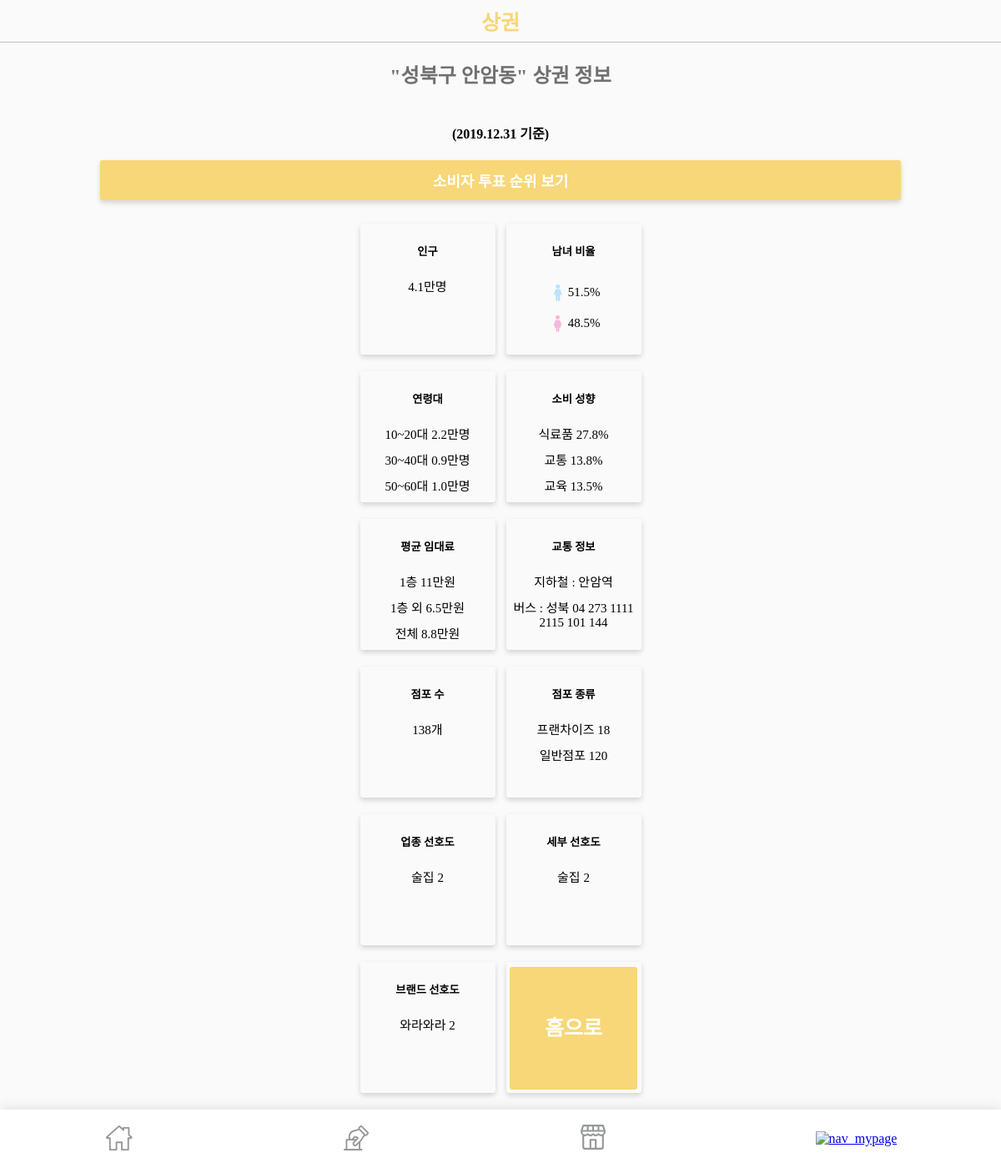
Before: /Shop_info_Anam with the older database file.
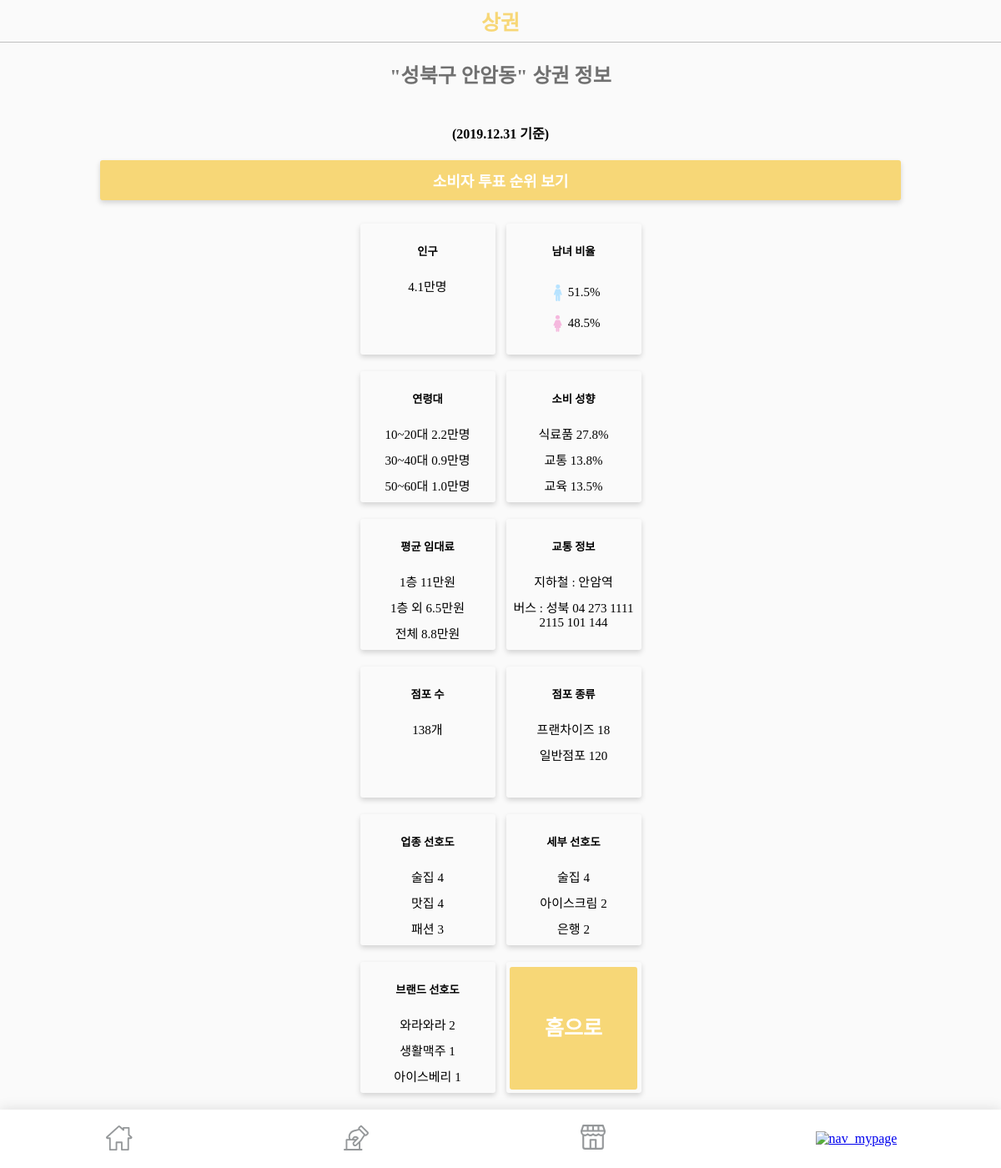
After: the same page with the newer database file.
### app/models.py (models this page shows)
class ConventionBigVote(models.Model):
    category = models.TextField()
    vote_count = models.IntegerField()

class ConventionSmallVote(models.Model):
    category = models.TextField()
    vote_count = models.IntegerField()

class ConventionTitleVote(models.Model):
    category = models.TextField()
    vote_count = models.IntegerField()

### app/views.py (the view)
# urls.py: path('Shop_info_Anam', views.Shop_info_Anam, name = "Shop_info_Anam"),
def Shop_info_Anam(request):
    vote = Vote.objects.all()[0]
    Big_Vote_Results = ConventionBigVote.objects.all().order_by('-vote_count')[0:3]
    Small_Vote_Results = ConventionSmallVote.objects.all().order_by('-vote_count')[0:3]
    Title_Vote_Results = ConventionTitleVote.objects.all().order_by('-vote_count')[0:3]
    return render(request, "Shop_info_Anam.html", {"Big_Vote_Results":Big_Vote_Results, "Small_Vote_Results":Small_Vote_Results, "Title_Vote_Results":Title_Vote_Results, "Region":vote.location_dong})

### app/templates/Shop_info_Anam.html (shortened to what this page needs)
{% extends 'base.html' %}
{% block css %}
  {% load static %}
  <link rel="stylesheet" type="text/css" href="{% static 'shop_info_anam.css' %}">
{% endblock css %}
{% block header %}
<h1>상권</h1>
{% endblock header %}
{% block content %}
<div class="anam">
  <h2>"성북구 안암동" 상권 정보</h2>
  <h4>(2019.12.31 기준)</h4>
  <div class="move_vote">
    <p>소비자 투표 순위 보기</p>
  </div>
</div>
<br>
<div class="anam_info">
  <div class="box">
    <h5>인구</h5>
    <div class="myeong">
      <p>4.1만명</p>
    </div>
  </div>
  <div class="box">
    <h5>남녀 비율</h5>
    <div class="gender_graph">
      <div class="gender">
        <img src="{% static 'shop_info_male.svg' %}" alt="shop_info_male"><p>51.5%</p>
      </div>
      <div class="gender">
        <img src="{% static 'shop_info_female.svg' %}" alt="shop_info_female"><p>48.5%</p>
      </div>
    </div>
  </div>
  <div class="box">
    <h5>연령대</h5>
    <div class="age_graph">
      <p>10~20대 2.2만명</p>
      <p>30~40대 0.9만명</p>
      <p>50~60대 1.0만명</p>
    </div>
  </div>
  <div class="box">
    <h5>소비 성향</h5>
    <div class="consum_detail">
      <p>식료품 27.8%</p>
      <p>교통 13.8%</p>
      <p>교육 13.5%</p>
    </div>
  </div>
  <div class="box">
    <h5>평균 임대료 </h5>
    <div class="won">
      <p>1층 11만원</p>
      <p>1층 외 6.5만원</p>
      <p>전체 8.8만원</p>
    </div>
  </div>
  <div class="box">
    <h5>교통 정보</h5>
    <div class="sub_bus">
      <p>지하철 : 안암역</p>
      <p>버스 : 성북 04 273 1111 2115 101 144</p>
    </div>
  </div>
  <div class="box">
    <h5>점포 수</h5>
    <div class="gae">
      <p>138개</p>
    </div>
  </div>
  <div class="box">
    <h5>점포 종류</h5>
    <div class="kind_detail">
      <p>프랜차이즈 18</p>
      <p>일반점포 120</p>
    </div>
  </div>
  <div class = "box">
    <div class = "Big">
          <h5>업종 선호도</h5>
    {% for Big_Vote_Result in Big_Vote_Results %}
        <ul>{{Big_Vote_Result.category}} {{Big_Vote_Result.vote_count}}</ul>
    {% endfor %}
    </div>
  </div>
  <div class = "box">
    <div class = "Small">
        <h5>세부 선호도</h5>
      {% for Small_Vote_Result in Small_Vote_Results %}
        <ul>{{Small_Vote_Result.category}} {{Small_Vote_Result.vote_count}}</ul>
      {% endfor %}
    </div>
  </div>
  <div class = "box">
    <div class = "Brand">
        <h5>브랜드 선호도</h5>
      {% for Title_Vote_Result in Title_Vote_Results %}
        <ul>{{Title_Vote_Result.category}} {{Title_Vote_Result.vote_count}}</ul>
      {% endfor %}
    </div>
  </div>
  <div class="box">
    <a href = "{% url 'home' %}">홈으로</a>
  </div>
</div>
{% endblock content %}

### app/templates/base.html (shortened to what this page needs)
{% load static %}
<!DOCTYPE html>
<html lang="en">
<head>
    <link rel="stylesheet" type="text/css" href="{% static 'base.css' %}">
    {% block css %}{% endblock css %}
</head>
<body>
    <header>{% block header %}{% endblock header %}</header>
    <div class="basic">
        {% block content %}
        {% endblock content %}
    </div>
    <div class="nav-bar">
        <a class="nav-item" href="{% url 'home' %}"><img src="{% static 'nav_home.svg' %}" alt="nav_home"></a>
        <a class="nav-item" href="{% url 'Customer_map' %}"><img src="{% static 'nav_vote.svg' %}" alt="nav_vote"></a>
        <a class="nav-item" href="{% url 'Shop_info_Anam' %}"><img src="{% static 'nav_biz.svg' %}" alt="nav_biz"></a>
        <a class="nav-item" href="{% url 'mypage' %}"><img src="{% static 'nav_mypage.svg' %}" alt="nav_mypage"></a>
    </div>
</body>
</html>

### app/static/base.css (style rules this page uses)
body { width: 100%; background-color: #FAFAFA; margin: 0px auto; font-family: AppleSDGothicNeo, 'NanumGothic'; }
header { width: 100%; height: 50px; display: flex; flex-direction: row; align-items: center; border-bottom: 0.5px solid rgb(191, 191, 191); color: #f7d777; }
header h1 { font-size: 25px; font-weight: 700; margin: 0px auto; }
.nav-bar { width: 100%; height: 70px; padding: 20px 0; box-sizing: border-box; position: fixed; bottom: 0; box-shadow: 0 -1px 15px 0 rgba(0, 0, 0, 0.11); background-color: #ffffff; display: flex; flex-direction: row; justify-content: space-around; align-items: center; }
.basic { margin-bottom: 80px; }

### app/static/Shop_info_Anam.css (style rules this page uses)
.move_vote { color: white; font-size: 18px; font-weight: 700; text-decoration: none; display: flex; justify-content: space-around; align-items: center; width: 80%; height: 48px; border-radius: 3px; box-shadow: 0 3px 6px 0 rgba(0, 0, 0, 0.16); background-color: #f7d777; }
h2 { color: #707070; }
h4 { text-align: right; }
.anam { margin: 0 auto; display: flex; flex-direction: column; text-align: center; align-items: center; justify-content: center; }
.anam_info { margin: 0 auto; width: 350px; display: flex; flex-wrap: wrap; justify-content: space-around; align-content: space-around; }
.box { width: 162px; height: 157px; margin: 10px 0; border-radius: 3px; box-shadow: 0 3px 6px 0 rgba(0, 0, 0, 0.16); text-align: center; }
.box p { font-size: 15px; margin: 10px 0; }
.gender { display: flex; flex-direction: row; align-items: center; justify-content: center; }
.box a { position: relative; top: 55px; color: white; font-size: 25px; font-weight: 700; text-decoration: none; padding: 60px 42px; border-radius: 3px; text-align: center; line-height: 50px; background-color: #f7d777; }
.box ul { font-size: 15px; padding-left: 0; margin: 10px 0; }

Changed rows visible on the page:
changed ConventionBigVote "술집": vote_count "2" → "4"
added ConventionBigVote: category "맛집", vote_count "4"
added ConventionBigVote: category "패션", vote_count "3"
changed ConventionSmallVote "술집": vote_count "2" → "4"
added ConventionSmallVote: category "아이스크림", vote_count "2"
added ConventionSmallVote: category "은행", vote_count "2"
added ConventionTitleVote: category "생활맥주", vote_count "1"
added ConventionTitleVote: category "아이스베리", vote_count "1"
